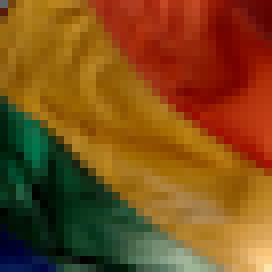
#> input picture rainbow_icon.png, 34 x 34 px (shown 8 times larger)
$ jupyter execute ImagePyramids.ipynb   (shell and % lines are left out)
#> lines starting #> are read from the running program, lines starting #| are printed output that depends on the picture
[cell 1]
import numpy as np
import matplotlib.pyplot as plt
import cv2

[cell 2]
image = cv2.imread('rainbow_icon.png')
#> image is the input picture: shape (34, 34, 3); mean B, G, R 26.2, 77.6, 124.8

image = cv2.cvtColor(image,cv2.COLOR_BGR2RGB)

plt.imshow(image)

plt.xticks([])
plt.yticks([])
plt.show()

[cell 3]
level_1 = cv2.pyrDown(image)
level_2 = cv2.pyrDown(level_1)
level_3 = cv2.pyrDown(level_2)

f, (ax1,ax2,ax3,ax4) = plt.subplots(1,4,figsize=(20,10))

ax1.set_title('original')
ax1.imshow(image)

ax2.imshow(level_1)
ax2.set_xlim([0, image.shape[1]])
ax2.set_ylim([image.shape[0], 0])

ax2.imshow(level_2)
ax3.set_xlim([0, image.shape[1]])
ax3.set_ylim([image.shape[0], 0])

ax3.imshow(level_3)
ax4.set_xlim([0, image.shape[1]])
ax4.set_ylim([image.shape[0], 0])
#> Out = (34, 0)
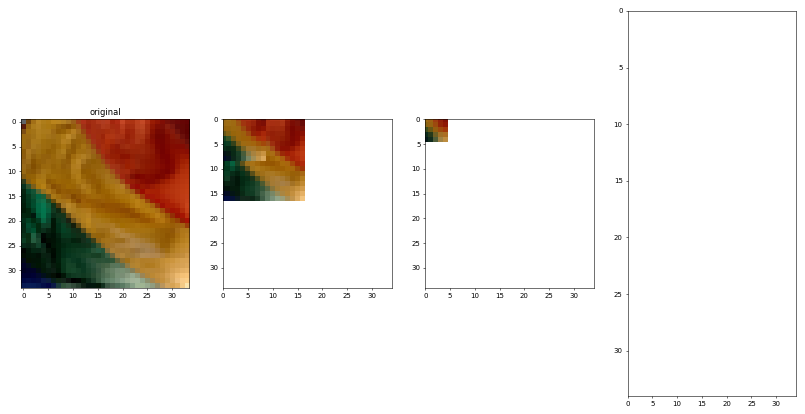
#> figure drawn by matplotlib, 3 panels
